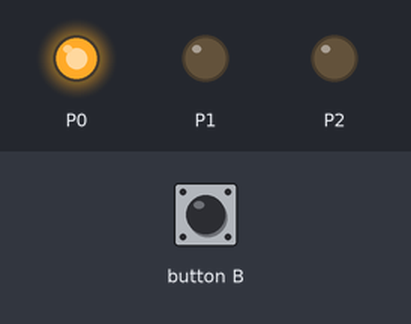
This program was run on a simulated BBC micro:bit (MakeCode). Shown: output pins drawn as LEDs (lit = HIGH). The test bench sets the inputs (shaded band).

Above: at 1.2 s.
1.3 s: button B pressed for 0.15 s
At 1.9 s:
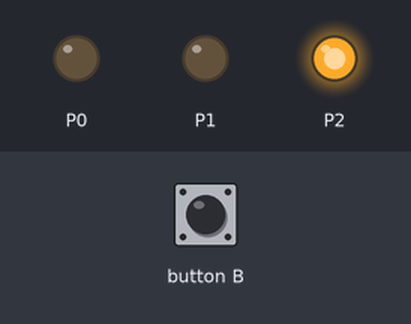
At 6.5 s:
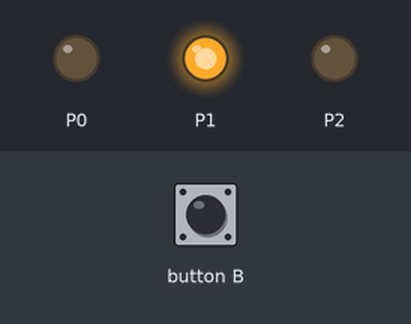
7.4 s: button B pressed for 1 s
At 8.8 s:
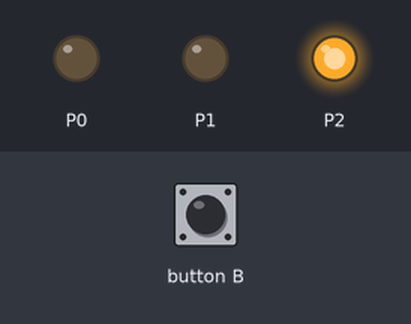
11.4 s: button B pressed for 3.2 s
Timing chart, 0 to 22.1 s (numbered marks = the images above; inputs shaded):
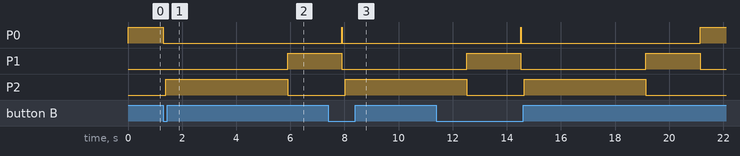

The program:

main.ts
```typescript
basic.forever(function () {
    if (input.buttonIsPressed(Button.B)) {
        Kitronik_STOPbit.trafficLightLED(Kitronik_STOPbit.LightColours.Red, Kitronik_STOPbit.DisplayLights.Off)
        basic.pause(100)
        Kitronik_STOPbit.trafficLightLED(Kitronik_STOPbit.LightColours.Green, Kitronik_STOPbit.DisplayLights.On)
        basic.pause(4500)
        Kitronik_STOPbit.trafficLightLED(Kitronik_STOPbit.LightColours.Green, Kitronik_STOPbit.DisplayLights.Off)
        Kitronik_STOPbit.trafficLightLED(Kitronik_STOPbit.LightColours.Yellow, Kitronik_STOPbit.DisplayLights.On)
        basic.pause(2000)
        Kitronik_STOPbit.trafficLightLED(Kitronik_STOPbit.LightColours.Yellow, Kitronik_STOPbit.DisplayLights.Off)
        Kitronik_STOPbit.trafficLightLED(Kitronik_STOPbit.LightColours.Red, Kitronik_STOPbit.DisplayLights.On)
    } else {
        Kitronik_STOPbit.trafficLightLED(Kitronik_STOPbit.LightColours.Red, Kitronik_STOPbit.DisplayLights.On)
    }
})
```

test.ts
```typescript
// tests gaan hier; deze zal niet worden gecompileerd wanneer dit pakket wordt gebruikt als extensie.
```

Measured:
- after the input at 1.3 s, P0: HIGH → LOW at once; P1: LOW → HIGH after 4.6 s; P2: LOW → HIGH after 0.10 s, → LOW 4.5 s later
- after the input at 7.4 s, P2: LOW → HIGH after 0.62 s
